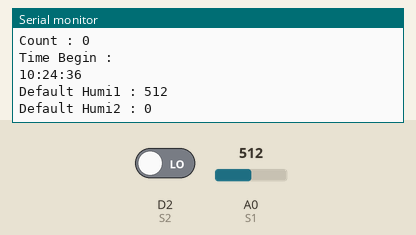
Simulated run of this sketch. Board: ESP8266 (NodeMCU). On the bench: the last lines printed to the serial monitor. The inputs (shaded band) are chosen by the test bench; at power-on: A0 (S1) = 512, D2 (S2) LOW. WiFi joins after 1.5 s; servers stay silent unless stated; network time is answered at once with the bench clock; the local clock reads 2024-03-15 10:24:30 at power-on unless the sketch sets it.

Above: at 21.8 s.
21.9 s: A0 (S1) set to 716
At 23.3 s:
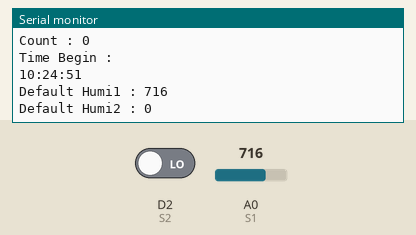
33.3 s: D2 (S2) driven HIGH
At 38.7 s:
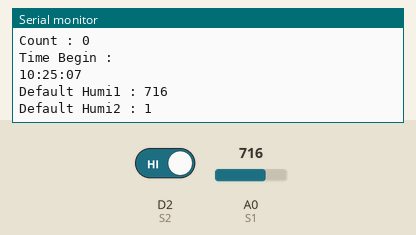
44.7 s: A0 (S1) set to 900
At 52.9 s:
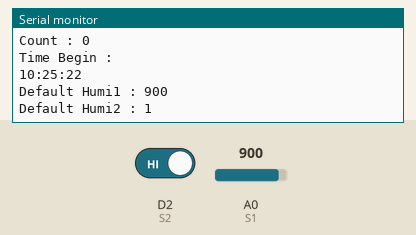
Timing chart, 0 to 54.4 s (numbered marks = the images above; inputs shaded):
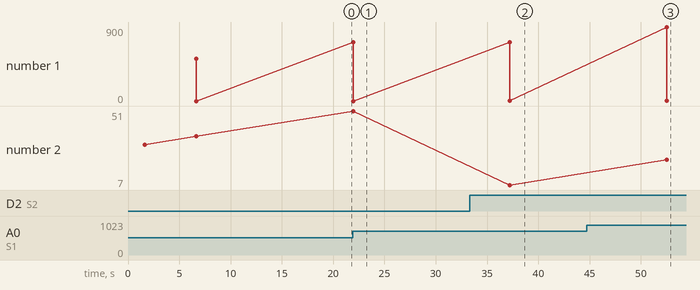

Measured:
- after the input at 21.9 s, the serial monitor: prints a new line at once (image 1)
- after the input at 33.3 s, the serial monitor: prints a new line after 3.9 s (image 2)
- after the input at 44.7 s, the serial monitor: prints a new line after 7.8 s (image 3)

The sketch:

L_SS.ino
```cpp
#include "DFRobot_SHT20.h"
#include <WiFiManager.h>
#include "ThingSpeak.h"
#include <NTPClient.h>
#include <WiFiUdp.h>

DFRobot_SHT20 sht20;
WiFiClient  client;
WiFiUDP ntpUDP;

const long offsetTime = 25200;
NTPClient timeClient(ntpUDP, "pool.ntp.org", offsetTime);

unsigned long myChannelNumber = 2067578; //Input Your ChannelID Number
const char * myWriteAPIKey = "G2EDQ8T9MKEBT6KY"; //Input Your API_Key ThinkSpeak

int S1 = A0, H1; //SenSor1
int S2 = D2, H2; //SenSor2
// int S3 = 32, H3; //SenSor3
// int S4 = 33, H4; //SenSor4
// int S5 = 34, H5; //SenSor5
// int S6 = 35, H6; //SenSor6

String myStatus = "";
int year;
int month;
int day;
int hour;
int minute;
int second;
int count =0;
bool set = false;
// หน่วยเป็นวินาที จะได้ 7*60*60 = 25200

void setup() {
  Serial.begin(115200);
  setupWiFi();
  Serial.println("Serial begin");
  Serial.println("SHT20 Example!");
  sht20.initSHT20();
  delay(100);
  sht20.checkSHT20();

// Set delay between sensor readings based on sensor details.
  ThingSpeak.begin(client);  // Initialize ThingSpeak
  timeClient.begin();
  timeClient.update();
  hour = timeClient.getHours();
  minute = timeClient.getMinutes();
  second = timeClient.getSeconds();
  Serial.println(F("Time Begin : "));
  Serial.println(timeClient.getFormattedTime());
  delay(5000);
}

void loop() {
  timeClient.update();
  Serial.print(F("Count : "));
  Serial.println(count);
    if(count > 9){
      count =0 ;
      set = true;
    }
  hour = timeClient.getHours();
  minute = timeClient.getMinutes();
  second = timeClient.getSeconds();
  Serial.println(F("Time Begin : "));
  Serial.println(timeClient.getFormattedTime());

  H1 = analogRead(S1);
  Serial.println(String("Default Humi1 : ") + H1);
  // Serial.print("Temperature :");
  // Serial.print(temp, 1);
  // Serial.print("C");
  // Serial.print("  Humid :");
  // Serial.print(humd, 1);
  // Serial.print("%");
  Serial.println();

  H2 = digitalRead(S2);
  Serial.println(String("Default Humi2 : ") + H2);
  Serial.println();

  // H3 = analogRead(S3);
  // Serial.println(String("Default Humi3 : ") + H3);
  // Serial.println();

  // H4 = analogRead(S4);
  // Serial.println(String("Default Humi4 : ") + H4);
  // Serial.println();

  // H5 = analogRead(S5);
  // Serial.println(String("Default Humi5 : ") + H5);
  // Serial.println();

  // H6 = analogRead(S6);
  // Serial.println(String("Default Humi6 : ") + H6);
  // Serial.println();

  ThingSpeak.setField(1, H1);
  ThingSpeak.setField(2, H2);
  // ThingSpeak.setField(3, H3);
  // ThingSpeak.setField(4, H4);
  // ThingSpeak.setField(5, H5);
  // ThingSpeak.setField(6, H6);
  // ThingSpeak.setField(7, H7);
  // ThingSpeak.setField(8, H8);
  delay(15000);
  ThingSpeak.setStatus(myStatus);

  // write to the ThingSpeak channel
  int x = ThingSpeak.writeFields(myChannelNumber, myWriteAPIKey);
  if(x == 200){
    Serial.println("Channel update successful.");
  }
  else{
    Serial.println("Problem updating channel. HTTP error code " + String(x));
  }
}

void setupWiFi() {
    WiFiManager wm;
    bool res;
    res = wm.autoConnect("Left_SS","12345678"); // password protected ap
    if(!res) {
      Serial.println("Failed to connect");
    }
    else {
      Serial.println("connected...:) ");
    }
}
```
